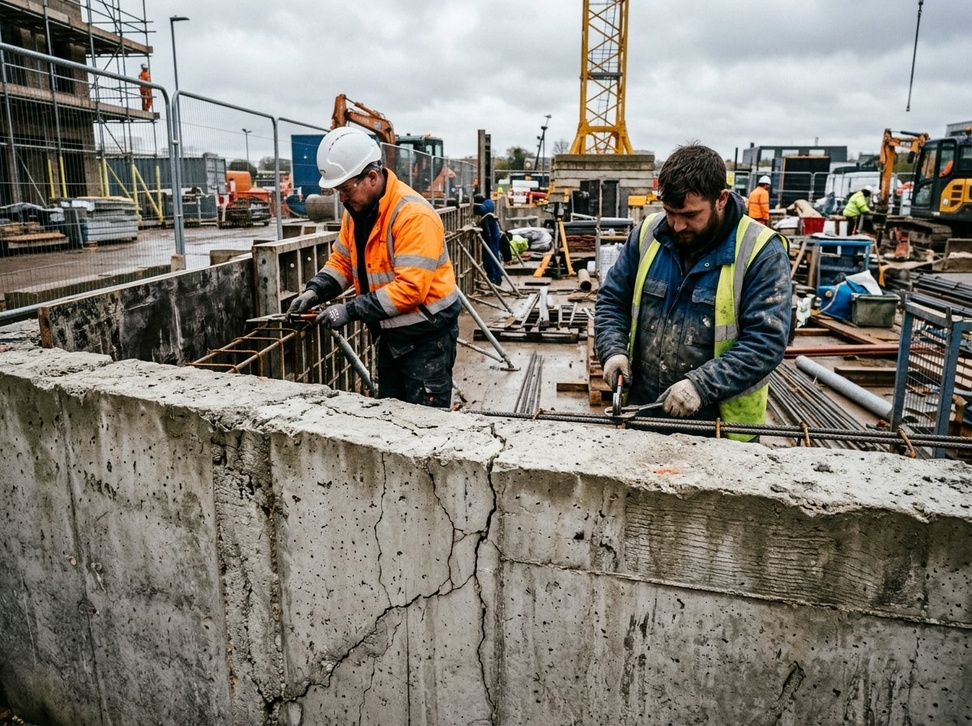
#> input picture data/storage/inspections/INSP-20261116-7AA6CB/original.jpg, 972 x 726 px, shrunk from 1200 x 896 before the run
$ python -i image_processor.py   (imports and definitions only)
#> lines starting #> are read from the running program, lines starting #| are printed output that depends on the picture
"""Image Processor Module for Construction Vision (preserved & upgraded from CrackVision AI).

Handles image file loading, byte decoding, validation, color space transformations,
denoising, contrast enhancement, and output saving.
"""

from pathlib import Path
from typing import Tuple
import cv2
import numpy as np

SUPPORTED_EXTENSIONS = {".jpg", ".jpeg", ".png"}


class ImageProcessingError(Exception):
    """Custom exception for image processing and I/O failures."""
    pass


class ImageProcessor:
    """Provides validated image loading, decoding, preprocessing, and saving functionality."""

    # [36 lines left out: functions validate_image_path, load_image, decode_bytes, to_grayscale, not called in this run]

    @staticmethod
    def preprocess_for_crack_detection(
        grayscale_image: np.ndarray,
        apply_clahe: bool = True,
        denoise_method: str = "bilateral",
    ) -> np.ndarray:
        processed = grayscale_image.copy()
        if apply_clahe:
            clahe = cv2.createCLAHE(clipLimit=2.0, tileGridSize=(8, 8))
            processed = clahe.apply(processed)
        if denoise_method == "bilateral":
            processed = cv2.bilateralFilter(processed, d=7, sigmaColor=50, sigmaSpace=50)
        elif denoise_method == "gaussian":
            processed = cv2.GaussianBlur(processed, (5, 5), 0)
        return processed

    # [13 lines left out: functions save_image, get_image_dimensions, not called in this run]

>>> import cv2
>>> picture = cv2.imread('../data/storage/inspections/INSP-20261116-7AA6CB/original.jpg', cv2.IMREAD_GRAYSCALE)
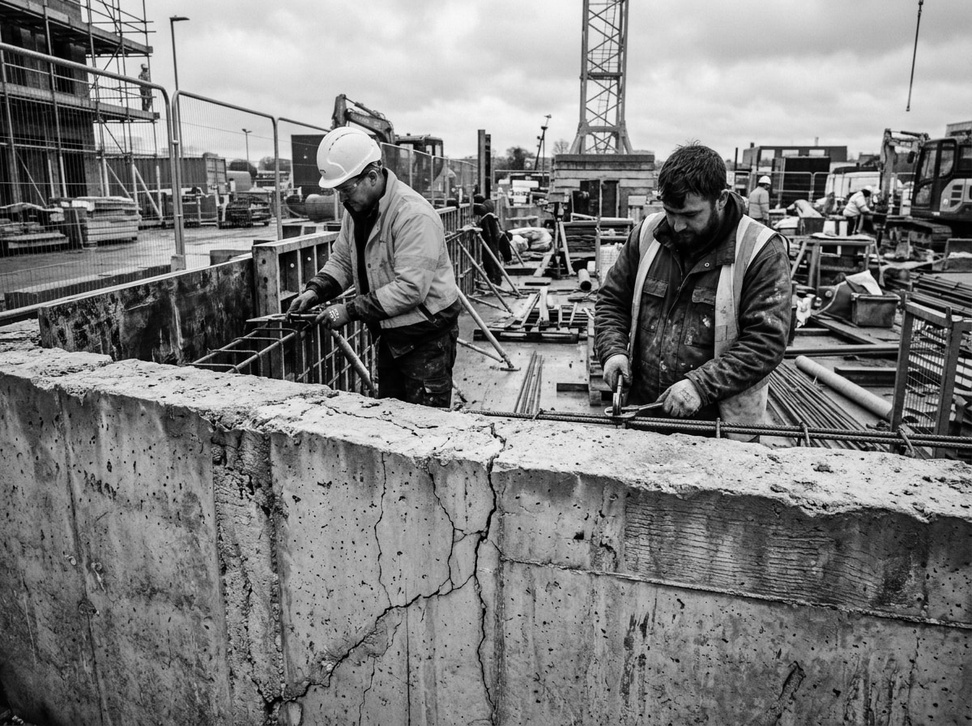
#> picture: shape (726, 972); min 0, max 254, mean 125.8
>>> result = ImageProcessor().preprocess_for_crack_detection(picture)
#> in preprocess_for_crack_detection, `processed = clahe.apply(processed)`:
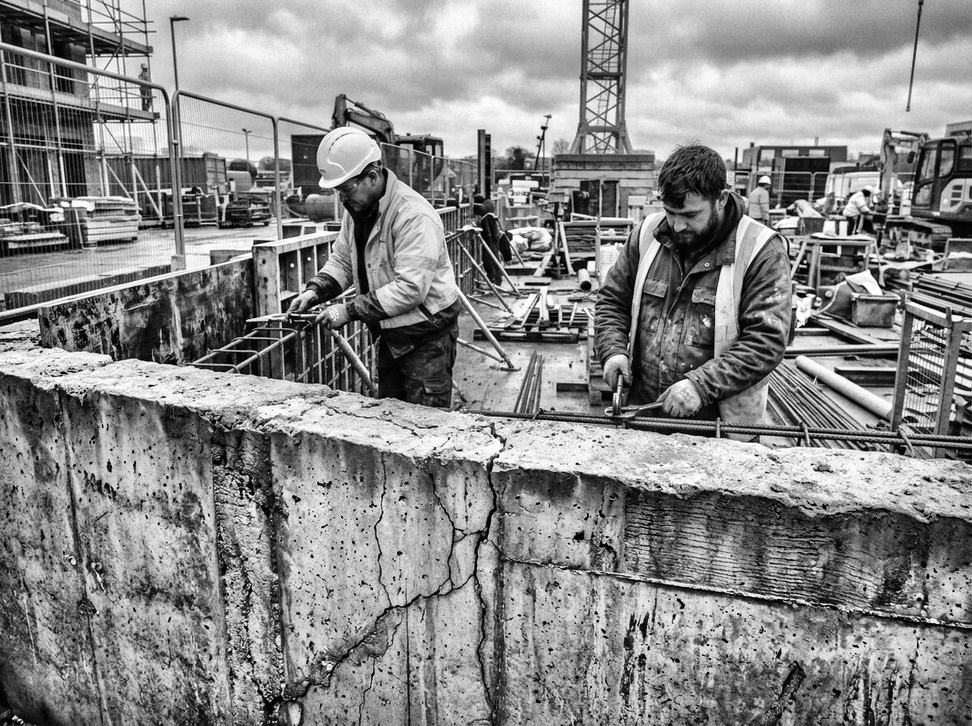
#> processed: shape (726, 972); min 0, max 255, mean 137.4
